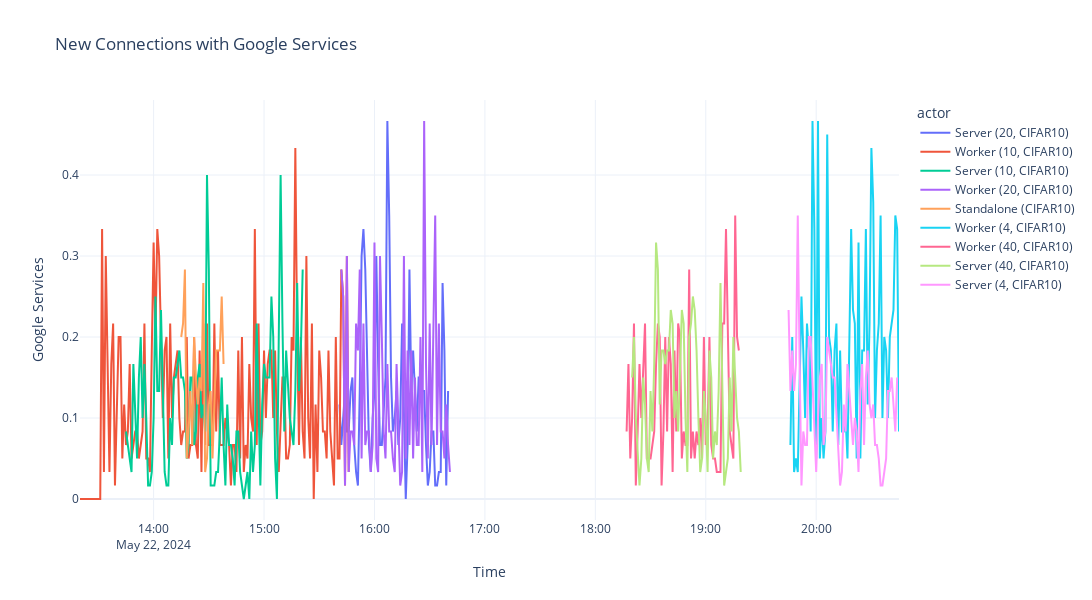
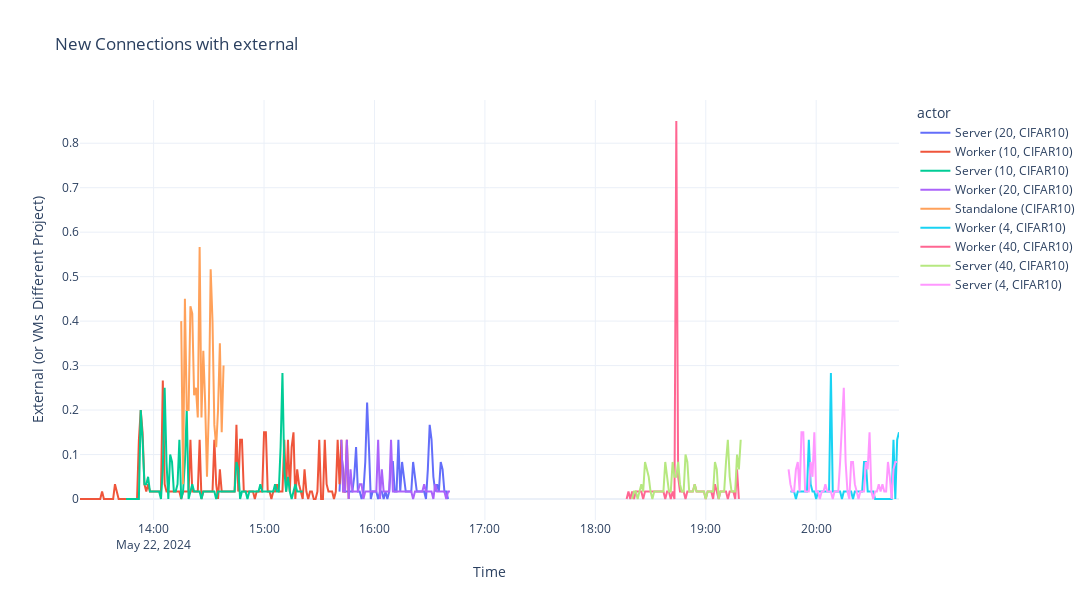
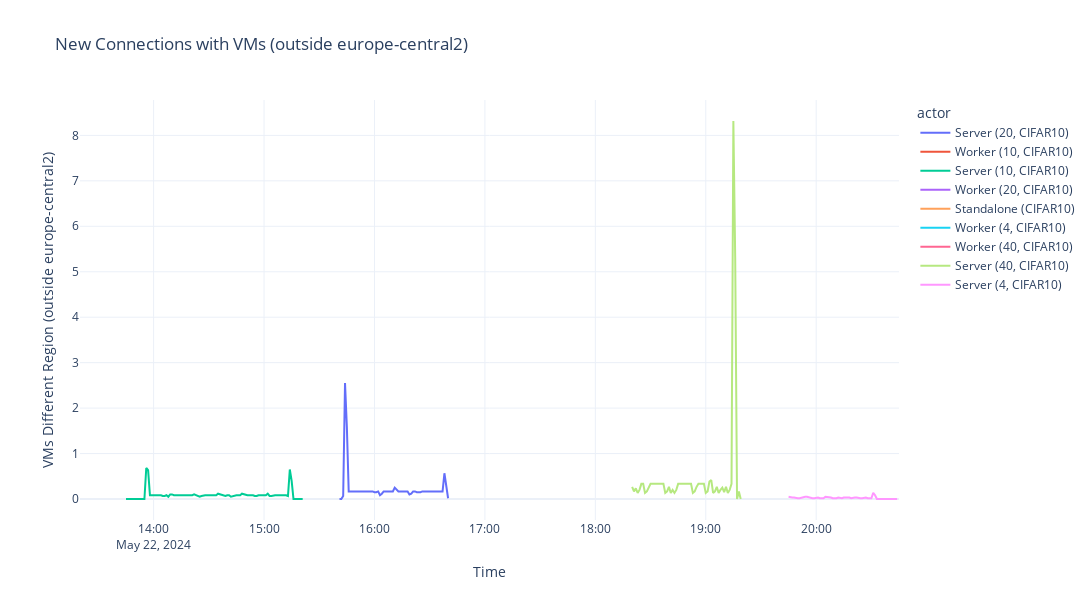
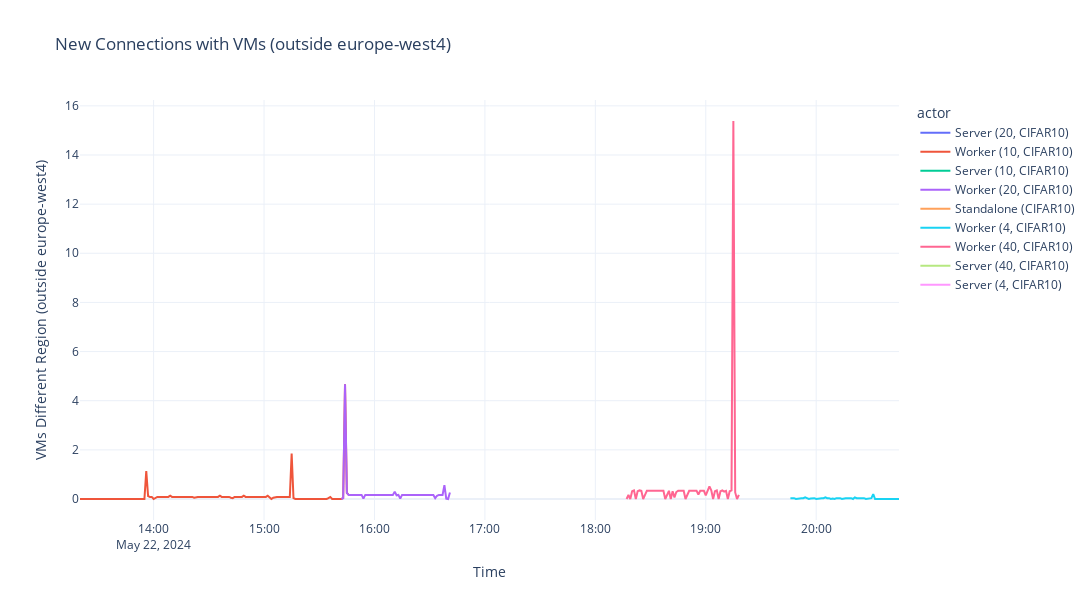

These figures' notebook cell, in order:
### Code cell
labels = {
    "remote_type": "Time"
}

f = px.line(net_df, x="remote_type", y="Google Services", color="actor", title="New Connections with Google Services", width=WIDTH, height=HEIGHT, labels=labels)
f.write_image(img_path / "network_usage_google_services.png")
f.show()

f = px.line(net_df, x="remote_type", y="External (or VMs Different Project)", color="actor", title="New Connections with external", width=WIDTH, height=HEIGHT, labels=labels)
f.write_image(img_path / "network_usage_external.png")
f.show()

f = px.line(net_df, x="remote_type", y="VMs Different Region (outside europe-central2)", color="actor", title="New Connections with VMs (outside europe-central2)", width=WIDTH, height=HEIGHT, labels=labels)
f.write_image(img_path / "network_usage_vms_different_region_europe_central2.png")
f.show()

f = px.line(net_df, x="remote_type", y="VMs Different Region (outside europe-west4)", color="actor", title="New Connections with VMs (outside europe-west4)", width=WIDTH, height=HEIGHT, labels=labels)
f.write_image(img_path / "network_usage_vms_different_region_europe_west4.png")
f.show()

f = px.line(sent_bytes_df, x=0, y=1, color="actor", title="Sent bytes", width=WIDTH, height=HEIGHT, labels=labels)
f.write_image(img_path / "sent_bytes.png")
f.show()

f = px.line(received_bytes_df, x=0, y=1, color="actor", title="Received bytes", width=WIDTH, height=HEIGHT, labels=labels)
f.write_image(img_path / "received_bytes.png")
f.show()
